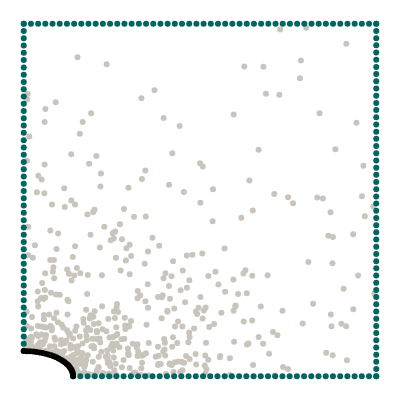

Notebook code for this chart:
### Markdown cell above
## Geometry

We want to model a quarter of a plate with an elliptical hole. The domain itself is represented by collocation points, the boundaries are represented by uniformly sampled points along the perimeter.

### Code cell
import torch
from torch.optim.lr_scheduler import StepLR, ExponentialLR
import numpy as np
from scipy.stats import qmc
from plotly.express.colors import sequential
import plotly.graph_objects as go
import plotly.figure_factory as ff
from tqdm import tqdm
import matplotlib.pyplot as plt
from scipy.interpolate import interp1d
import pandas as pd
import seaborn as sns


torch.set_default_dtype(torch.float64)
from global_constants import L, R, MU, LBD, N1, N2

from new_plate_elliptic_hole import Plate 

# Elliptical axis in x direction
Rx = 0.14
Ry = R**2 / Rx
# Edge samples
N = 50 #40
# Number of collocation points
M = 500 #500

# Epochs
epochs = 5432#5000
# Batch size
batch_size = 64 #64
# Learning rate
lr = 0.001 #0.001
# Scheduler step width
scheduler_step = 500
# Gamma factor of scheduler
scheduler_gamma = 0.6
# Number of hidden neurons
hn = 256 #recommended by wang et al

#step width for updating weights
step_size = 500
#HNEU_split*epochs ->moment for splitting total_NEU to NEU and HNEU 
HNEU_split = 0.0



def generate_radii_list(min_Ra_x, max_Ra_x, step):
    if step == 0:
        rad_x_list = [min_Ra_x, max_Ra_x]
    else:
        num_steps = int((max_Ra_x - min_Ra_x) / step) + 1
        rad_x_list = np.linspace(min_Ra_x, max_Ra_x, num_steps)
        rad_x_list = [round(rad_x, 2) for rad_x in rad_x_list]
    rad_y_list = []
    for rad_x in rad_x_list:
        rad_y_list.append(R**2 / rad_x)
    return rad_x_list, rad_y_list

def generate_multiple_plates(min_Ra_x, max_Ra_x, step_size):

    list_collo = torch.empty(0,3,requires_grad=True)
    list_top = torch.empty(0,3,requires_grad=True)
    list_right = torch.empty(0,3,requires_grad=True)
    list_left = torch.empty(0,3,requires_grad=True)
    list_bottom = torch.empty(0,3,requires_grad=True)
    list_hole = torch.empty(0,5,requires_grad=True)

    rad_x_list, rad_y_list = generate_radii_list(min_Ra_x, max_Ra_x, step_size)
    for rad_x in rad_x_list:
        p1 = Plate(rad_x, N, M)
        #data_one_plate -> [collocation, top, right, left, bottom, hole, n_hole]
        collo_points, top_points, right_points, left_points, bottom_points, hole_points = p1.generate_dataset()
        list_collo = torch.cat((list_collo, collo_points), dim=0)
        list_top = torch.cat((list_top, top_points), dim=0)
        list_right = torch.cat((list_right, right_points), dim=0)
        list_left = torch.cat((list_left, left_points), dim=0)
        list_bottom = torch.cat((list_bottom, bottom_points), dim=0)
        list_hole = torch.cat((list_hole, hole_points), dim=0)
        
    return list_collo, list_top, list_right, list_left, list_bottom, list_hole 

def generate_multiple_plates_dict(min_Ra_x, max_Ra_x):
    dict_plate_points = dict()
    tuples = [
            ("x_collo", 0, 0),
            ("y_collo", 0, 1),
            ("x_top", 1, 0),
            ("y_top", 1, 1),
            ("x_right", 2, 0),
            ("y_right", 2, 1),
            ("x_left", 3, 0),
            ("y_left", 3, 1),
            ("x_bottom", 4, 0),
            ("y_bottom", 4, 1),
            ("x_hole", 5, 0),
            ("y_hole", 5, 1),   
        ] 
    
    rad_x_list, rad_y_list = generate_radii_list(min_Ra_x, max_Ra_x, 0.01)
    for rad_x in rad_x_list:
        p1 = Plate(rad_x, N, M)
        #data_one_plate -> [collocation, top, right, left, bottom, hole, n_hole]
        data_one_plate = p1.generate_dataset()

        for tuple in tuples:
            key = tuple[0]
            dict_plate_points.setdefault(key, []).append(data_one_plate[tuple[1]][:,tuple[2]])
        #plotting one plate
        #p1.plot_plate_with_hole(*data_one_plate)
    for key in dict_plate_points: 
        #appending list of tensors to one tensor
        dict_plate_points[key] = torch.cat(dict_plate_points[key])
        print(key, "besteht aus",dict_plate_points[key].size(), "Datenpunkten")

    collo_points = torch.column_stack([dict_plate_points["x_collo"], dict_plate_points["y_collo"]])
    top_points = torch.column_stack([dict_plate_points["x_top"], dict_plate_points["y_top"]])
    right_points = torch.column_stack([dict_plate_points["x_right"], dict_plate_points["y_right"]])
    left_points = torch.column_stack([dict_plate_points["x_left"], dict_plate_points["y_left"]])
    bottom_points = torch.column_stack([dict_plate_points["x_bottom"], dict_plate_points["y_bottom"]])
    hole_points = torch.column_stack([dict_plate_points["x_hole"], dict_plate_points["y_hole"]])

    return collo_points, top_points, right_points, left_points, bottom_points, hole_points



p99 = Plate(0.14, N, M)
collocation, top, right, left, bottom, hole = p99.generate_dataset()
p99.plot_plate_with_hole(collocation, top, right, left, bottom, hole)

### Figure 1 — Plotly figure (JSON) as saved in the notebook; plotly's stock layout.template omitted (floating-point values rounded to 4 significant figures; data arrays with more than 128 entries replaced by an {"elided": "..."} marker saying what was removed)
{"data": [{"marker": {"color": "#C9C5BC"}, "mode": "markers", "type": "scatter", "x": {"elided": "500 float values"}, "y": {"elided": "500 float values"}}, {"marker": {"color": "#006561"}, "mode": "markers", "type": "scatter", "x": [0, 0.02041, 0.04082, 0.06122, 0.08163, 0.102, 0.1224, 0.1429, 0.1633, 0.1837, 0.2041, 0.2245, 0.2449, 0.2653, 0.2857, 0.3061, 0.3265, 0.3469, 0.3673, 0.3878, 0.4082, 0.4286, 0.449, 0.4694, 0.4898, 0.5102, 0.5306, 0.551, 0.5714, 0.5918, 0.6122, 0.6327, 0.6531, 0.6735, 0.6939, 0.7143, 0.7347, 0.7551, 0.7755, 0.7959, 0.8163, 0.8367, 0.8571, 0.8776, 0.898, 0.9184, 0.9388, 0.9592, 0.9796, 1], "y": [1, 1, 1, 1, 1, 1, 1, 1, 1, 1, 1, 1, 1, 1, 1, 1, 1, 1, 1, 1, 1, 1, 1, 1, 1, 1, 1, 1, 1, 1, 1, 1, 1, 1, 1, 1, 1, 1, 1, 1, 1, 1, 1, 1, 1, 1, 1, 1, 1, 1]}, {"marker": {"color": "#006561"}, "mode": "markers", "type": "scatter", "x": [0.14, 0.1605, 0.181, 0.2014, 0.2219, 0.2424, 0.2629, 0.2833, 0.3038, 0.3243, 0.3448, 0.3652, 0.3857, 0.4062, 0.4267, 0.4471, 0.4676, 0.4881, 0.5086, 0.529, 0.5495, 0.57, 0.5905, 0.611, 0.6314, 0.6519, 0.6724, 0.6929, 0.7133, 0.7338, 0.7543, 0.7748, 0.7952, 0.8157, 0.8362, 0.8567, 0.8771, 0.8976, 0.9181, 0.9386, 0.959, 0.9795, 1], "y": [0, 0, 0, 0, 0, 0, 0, 0, 0, 0, 0, 0, 0, 0, 0, 0, 0, 0, 0, 0, 0, 0, 0, 0, 0, 0, 0, 0, 0, 0, 0, 0, 0, 0, 0, 0, 0, 0, 0, 0, 0, 0, 0]}, {"marker": {"color": "#006561"}, "mode": "markers", "type": "scatter", "x": [0, 0, 0, 0, 0, 0, 0, 0, 0, 0, 0, 0, 0, 0, 0, 0, 0, 0, 0, 0, 0, 0, 0, 0, 0, 0, 0, 0, 0, 0, 0, 0, 0, 0, 0, 0, 0, 0, 0, 0, 0, 0, 0, 0, 0, 0], "y": [0.07143, 0.09206, 0.1127, 0.1333, 0.154, 0.1746, 0.1952, 0.2159, 0.2365, 0.2571, 0.2778, 0.2984, 0.319, 0.3397, 0.3603, 0.381, 0.4016, 0.4222, 0.4429, 0.4635, 0.4841, 0.5048, 0.5254, 0.546, 0.5667, 0.5873, 0.6079, 0.6286, 0.6492, 0.6698, 0.6905, 0.7111, 0.7317, 0.7524, 0.773, 0.7937, 0.8143, 0.8349, 0.8556, 0.8762, 0.8968, 0.9175, 0.9381, 0.9587, 0.9794, 1]}, {"marker": {"color": "#006561"}, "mode": "markers", "type": "scatter", "x": [1, 1, 1, 1, 1, 1, 1, 1, 1, 1, 1, 1, 1, 1, 1, 1, 1, 1, 1, 1, 1, 1, 1, 1, 1, 1, 1, 1, 1, 1, 1, 1, 1, 1, 1, 1, 1, 1, 1, 1, 1, 1, 1, 1, 1, 1, 1, 1, 1, 1], "y": [0, 0.02041, 0.04082, 0.06122, 0.08163, 0.102, 0.1224, 0.1429, 0.1633, 0.1837, 0.2041, 0.2245, 0.2449, 0.2653, 0.2857, 0.3061, 0.3265, 0.3469, 0.3673, 0.3878, 0.4082, 0.4286, 0.449, 0.4694, 0.4898, 0.5102, 0.5306, 0.551, 0.5714, 0.5918, 0.6122, 0.6327, 0.6531, 0.6735, 0.6939, 0.7143, 0.7347, 0.7551, 0.7755, 0.7959, 0.8163, 0.8367, 0.8571, 0.8776, 0.898, 0.9184, 0.9388, 0.9592, 0.9796, 1]}, {"marker": {"color": "black"}, "mode": "markers", "type": "scatter", "x": [0.14, 0.1397, 0.1388, 0.1373, 0.1352, 0.1326, 0.1293, 0.1256, 0.1212, 0.1164, 0.1111, 0.1053, 0.09899, 0.09231, 0.08523, 0.07778, 0.07, 0.06192, 0.05358, 0.045, 0.03623, 0.02731, 0.01827, 0.009156, 8.573e-18], "y": [0, 0.004672, 0.009323, 0.01394, 0.01849, 0.02296, 0.02733, 0.03159, 0.03571, 0.03968, 0.04348, 0.0471, 0.05051, 0.0537, 0.05667, 0.05939, 0.06186, 0.06406, 0.06599, 0.06764, 0.06899, 0.07006, 0.07082, 0.07128, 0.07143]}], "layout": {"height": 400, "margin": {"b": 0, "l": 0, "r": 0, "t": 0}, "showlegend": false, "width": 400, "xaxis": {"visible": false}, "yaxis": {"scaleanchor": "x", "visible": false}}}
